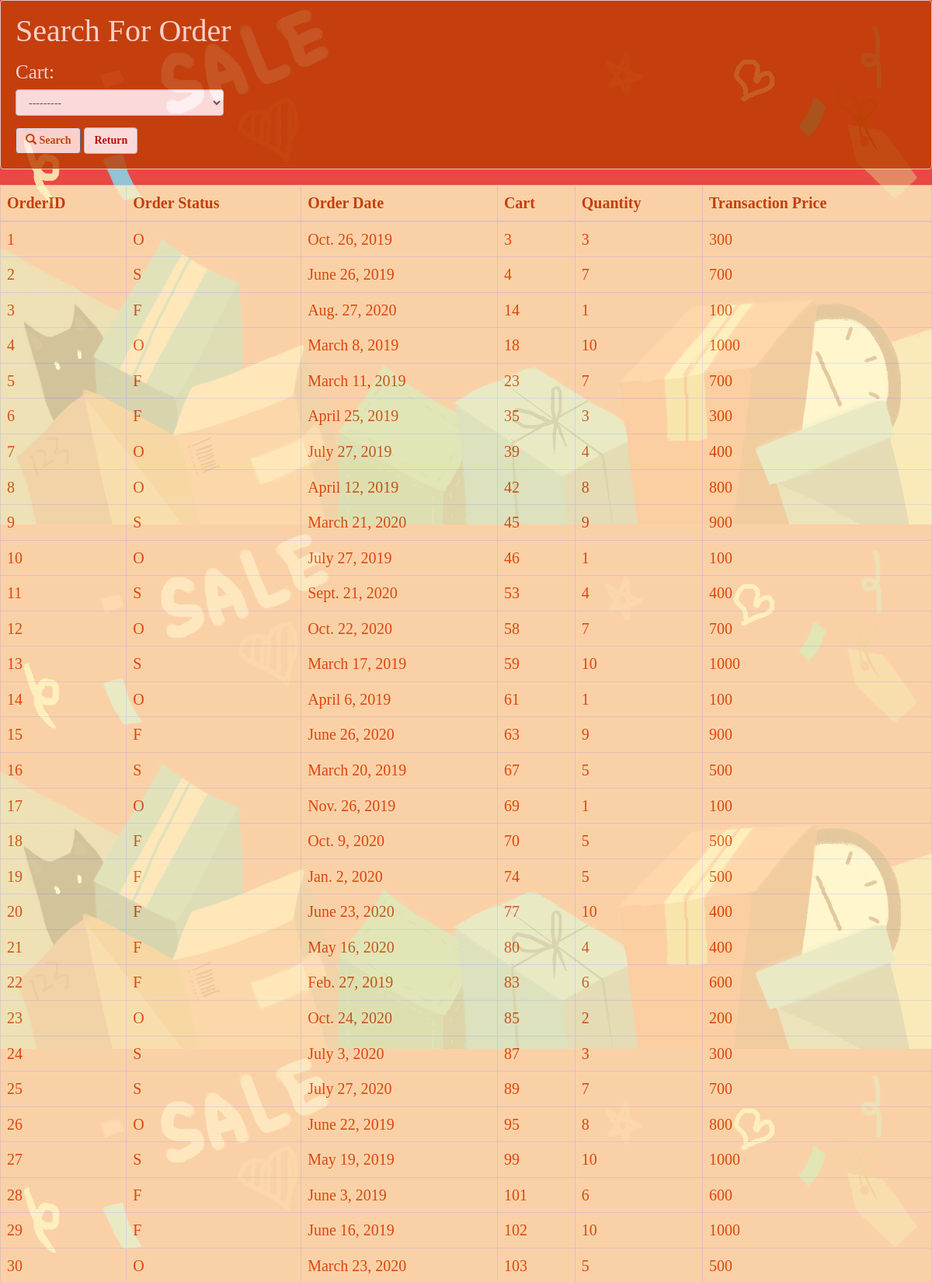
The app's page /searchOrder/ (upper part) with its own data.
### catalog/models.py (models this page shows, shortened)
class Order(models.Model):
    ORDER_STATUS = (
        ('O', 'ordered'),
        ('S', 'in shipping'),
        ('F', 'finished'),
    )
    OrderID = models.CharField(primary_key=True, max_length=10)
    order_status = models.CharField(max_length=1, choices=ORDER_STATUS)
    order_date = models.DateField()
    cart = models.ForeignKey(Cart, related_name ='orders', on_delete=models.CASCADE)
    quantity = models.IntegerField()
    transaction_price = models.IntegerField()
    class Meta:
        unique_together = ('cart' , 'OrderID')

class Cart(models.Model):
    CART_STATUS = (
        ('D', 'deleted'),
        ('O', 'ordered'),
        ('C', 'in_cart'),
    )
    CartID = models.CharField(primary_key=True, max_length=10)
    cart_status = models.CharField(max_length=50, default='NULL', choices = CART_STATUS)
    customer = models.ForeignKey(Customer, related_name = "carts", on_delete=models.CASCADE, unique=False)
    product = models.ForeignKey(Product, related_name = "carts", on_delete=models.CASCADE, unique=False)
    def __str__(self):
        return str(self.CartID)

### catalog/views.py (the view)
# urls.py: url(r'^searchOrder/$', searchOrder),
def searchOrder(request):
    order = Order.objects.all()
    orderFilter = OrderFilter(request.GET, queryset=order) #queryset: query domain
    return render(request, 'searchOrder.html', {'filter': orderFilter})

### templates/searchOrder.html (shortened to what this page needs)
<!DOCTYPE html>
{% load static %}
<html lang="en">
<head>
    <link rel="stylesheet" href="https://maxcdn.bootstrapcdn.com/bootstrap/3.4.1/css/bootstrap.min.css">
    <link rel="stylesheet" href="{% static 'css/search.css' %}">
</head>
<body>
    {% load widget_tweaks %}
    {% block content %}
    <form method="get">
        <div class="well" style="background-color:#BB3D00;">
            <h4 style="margin-top: 0; margin-bottom: 20px; color:#FFF3EE; font-size:40px;">Search For Order</h4>
            <div class="row">
                <div class="form-group col-sm-4 col-md-3" style="color:#FFF3EE; font-size:25px;">
                    <div style="margin-bottom: 10px;">
                        {{ filter.form.cart.label_tag}}
                    </div>
                    {% render_field filter.form.cart class="form-control" %}
                </div>
            </div>
            <button type="submit" class="btn btn-primary"  style="background-color:#FFF3EE;color:#BB3D00;font-weight:bold;">
                <span class="glyphicon glyphicon-search"></span> Search
            </button>
            <input type="button" class="btn btn-default" value="Return" style="color:#AE0000; font-weight: bold;" onclick="javascript:location.href='http://127.0.0.1:8000/member_page'">
        </div>
    </form>
    <table class="table table-bordered" style="background-color:#FFF4C1;opacity = 0.8;font-size:20px;">
        <thead>
        <tr style="color:#BB3D00;font-weight:bold;">
            <th>OrderID</th>
            <th>Order Status</th>
            <th>Order Date</th>
            <th>Cart</th>
            <th>Quantity</th>
            <th>Transaction Price</th>
        </tr>
        </thead>
        <tbody>
        {% for order in filter.qs %}
            <tr style="color:#D94600;">
                <td>{{ order.OrderID }}</td>
                <td>{{ order.order_status }}</td>
                <td>{{ order.order_date }}</td>
                <td>{{ order.cart }}</td>
                <td>{{ order.quantity }}</td>
                <td>{{ order.transaction_price}}</td>
            </tr>
        {% endfor %}
        </tbody>
    </table>
    {% endblock %}
</body>
</html>

### static/css/search.css (style rules this page uses)
html, body, div, span, applet, object, iframe, h1, h2, h3, h4, h5, h6, p, blockquote, pre, a, abbr, acronym, address, big, cite, code, del, dfn, em, img, ins, kbd, q, s, samp, small, strike, strong, sub, sup, tt, var, b, u, i, center, dl, dt, dd, ol, ul, li, fieldset, form, label, legend, table, caption, tbody, tfoot, thead, tr, th, td, article, aside, canvas, details, embed, figure, figcaption, footer, header, hgroup, menu, nav, output, ruby, section, summary, time, mark, audio, video { margin: 0; padding: 0; border: 0; font-size: 100%; font: inherit; vertical-align: baseline; }
body { line-height: 1; }
table { border-collapse: collapse; border-spacing: 0; }
body { background-image:url('../img/background.jpg'); background-size:100%; background-repeat:repeat; opacity: .8; }

### records on screen
Order: OrderID "1", order_status "O", order_date "Oct. 26, 2019", cart "3", quantity "3", transaction_price "300"
Order: OrderID "2", order_status "S", order_date "June 26, 2019", cart "4", quantity "7", transaction_price "700"
Order: OrderID "3", order_status "F", order_date "Aug. 27, 2020", cart "14", quantity "1", transaction_price "100"
Order: OrderID "4", order_status "O", order_date "March 8, 2019", cart "18", quantity "10", transaction_price "1000"
Order: OrderID "5", order_status "F", order_date "March 11, 2019", cart "23", quantity "7", transaction_price "700"
Order: OrderID "6", order_status "F", order_date "April 25, 2019", cart "35", quantity "3", transaction_price "300"
Order: OrderID "7", order_status "O", order_date "July 27, 2019", cart "39", quantity "4", transaction_price "400"
Order: OrderID "8", order_status "O", order_date "April 12, 2019", cart "42", quantity "8", transaction_price "800"
Order: OrderID "9", order_status "S", order_date "March 21, 2020", cart "45", quantity "9", transaction_price "900"
Order: OrderID "10", order_status "O", order_date "July 27, 2019", cart "46", quantity "1", transaction_price "100"
Order: OrderID "11", order_status "S", order_date "Sept. 21, 2020", cart "53", quantity "4", transaction_price "400"
Order: OrderID "12", order_status "O", order_date "Oct. 22, 2020", cart "58", quantity "7", transaction_price "700"
Order: OrderID "13", order_status "S", order_date "March 17, 2019", cart "59", quantity "10", transaction_price "1000"
Order: OrderID "14", order_status "O", order_date "April 6, 2019", cart "61", quantity "1", transaction_price "100"
Order: OrderID "15", order_status "F", order_date "June 26, 2020", cart "63", quantity "9", transaction_price "900"
Order: OrderID "16", order_status "S", order_date "March 20, 2019", cart "67", quantity "5", transaction_price "500"
Order: OrderID "17", order_status "O", order_date "Nov. 26, 2019", cart "69", quantity "1", transaction_price "100"
Order: OrderID "18", order_status "F", order_date "Oct. 9, 2020", cart "70", quantity "5", transaction_price "500"
Order: OrderID "19", order_status "F", order_date "Jan. 2, 2020", cart "74", quantity "5", transaction_price "500"
Order: OrderID "20", order_status "F", order_date "June 23, 2020", cart "77", quantity "10", transaction_price "400"
Order: OrderID "21", order_status "F", order_date "May 16, 2020", cart "80", quantity "4", transaction_price "400"
Order: OrderID "22", order_status "F", order_date "Feb. 27, 2019", cart "83", quantity "6", transaction_price "600"
Order: OrderID "23", order_status "O", order_date "Oct. 24, 2020", cart "85", quantity "2", transaction_price "200"
Order: OrderID "24", order_status "S", order_date "July 3, 2020", cart "87", quantity "3", transaction_price "300"
Order: OrderID "25", order_status "S", order_date "July 27, 2020", cart "89", quantity "7", transaction_price "700"
Order: OrderID "26", order_status "O", order_date "June 22, 2019", cart "95", quantity "8", transaction_price "800"
Order: OrderID "27", order_status "S", order_date "May 19, 2019", cart "99", quantity "10", transaction_price "1000"
Order: OrderID "28", order_status "F", order_date "June 3, 2019", cart "101", quantity "6", transaction_price "600"
Order: OrderID "29", order_status "F", order_date "June 16, 2019", cart "102", quantity "10", transaction_price "1000"
Order: OrderID "30", order_status "O", order_date "March 23, 2020", cart "103", quantity "5", transaction_price "500"

### other values on screen
{{ filter.form.cart.label_tag }} "Cart:"
